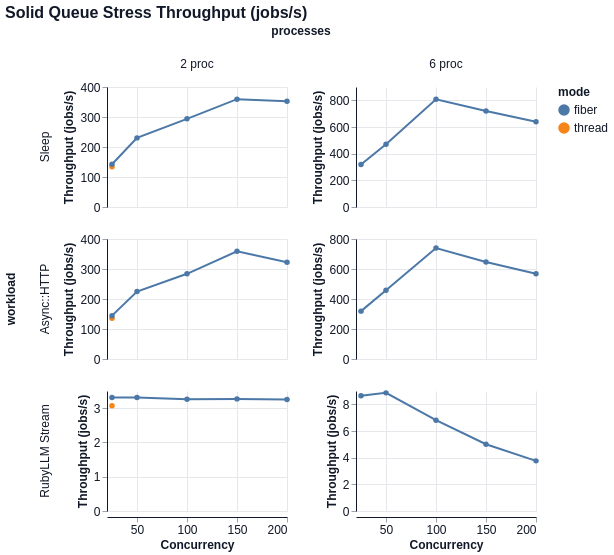

Write the Vega-Lite specification saved for this chart.
### Vega-Lite specification from a JSON file in a GitHub repository (floating-point values rounded to 4 significant figures)
{"$schema": "https://vega.github.io/schema/vega-lite/v6.json", "title": "Solid Queue Stress Throughput (jobs/s)", "width": 180, "height": 120, "data": {"values": [{"workload": "Async::HTTP", "mode": "thread", "concurrency": 25, "processes": "2 proc", "value": 135.8}, {"workload": "Async::HTTP", "mode": "fiber", "concurrency": 25, "processes": "2 proc", "value": 144.5}, {"workload": "Async::HTTP", "mode": "fiber", "concurrency": 50, "processes": "2 proc", "value": 224.7}, {"workload": "Async::HTTP", "mode": "fiber", "concurrency": 100, "processes": "2 proc", "value": 284.0}, {"workload": "Async::HTTP", "mode": "fiber", "concurrency": 150, "processes": "2 proc", "value": 359.3}, {"workload": "Async::HTTP", "mode": "fiber", "concurrency": 200, "processes": "2 proc", "value": 322.3}, {"workload": "Async::HTTP", "mode": "fiber", "concurrency": 25, "processes": "6 proc", "value": 319.1}, {"workload": "Async::HTTP", "mode": "fiber", "concurrency": 50, "processes": "6 proc", "value": 458.0}, {"workload": "Async::HTTP", "mode": "fiber", "concurrency": 100, "processes": "6 proc", "value": 739.5}, {"workload": "Async::HTTP", "mode": "fiber", "concurrency": 150, "processes": "6 proc", "value": 646.2}, {"workload": "Async::HTTP", "mode": "fiber", "concurrency": 200, "processes": "6 proc", "value": 567.7}, {"workload": "RubyLLM Stream", "mode": "thread", "concurrency": 25, "processes": "2 proc", "value": 3.07}, {"workload": "RubyLLM Stream", "mode": "fiber", "concurrency": 25, "processes": "2 proc", "value": 3.31}, {"workload": "RubyLLM Stream", "mode": "fiber", "concurrency": 50, "processes": "2 proc", "value": 3.31}, {"workload": "RubyLLM Stream", "mode": "fiber", "concurrency": 100, "processes": "2 proc", "value": 3.26}, {"workload": "RubyLLM Stream", "mode": "fiber", "concurrency": 150, "processes": "2 proc", "value": 3.27}, {"workload": "RubyLLM Stream", "mode": "fiber", "concurrency": 200, "processes": "2 proc", "value": 3.25}, {"workload": "RubyLLM Stream", "mode": "fiber", "concurrency": 25, "processes": "6 proc", "value": 8.64}, {"workload": "RubyLLM Stream", "mode": "fiber", "concurrency": 50, "processes": "6 proc", "value": 8.86}, {"workload": "RubyLLM Stream", "mode": "fiber", "concurrency": 100, "processes": "6 proc", "value": 6.81}, {"workload": "RubyLLM Stream", "mode": "fiber", "concurrency": 150, "processes": "6 proc", "value": 5.01}, {"workload": "RubyLLM Stream", "mode": "fiber", "concurrency": 200, "processes": "6 proc", "value": 3.76}, {"workload": "Sleep", "mode": "thread", "concurrency": 25, "processes": "2 proc", "value": 134.1}, {"workload": "Sleep", "mode": "fiber", "concurrency": 25, "processes": "2 proc", "value": 142.3}, {"workload": "Sleep", "mode": "fiber", "concurrency": 50, "processes": "2 proc", "value": 230.4}, {"workload": "Sleep", "mode": "fiber", "concurrency": 100, "processes": "2 proc", "value": 294.0}, {"workload": "Sleep", "mode": "fiber", "concurrency": 150, "processes": "2 proc", "value": 359.5}, {"workload": "Sleep", "mode": "fiber", "concurrency": 200, "processes": "2 proc", "value": 352.2}, {"workload": "Sleep", "mode": "fiber", "concurrency": 25, "processes": "6 proc", "value": 319.4}, {"workload": "Sleep", "mode": "fiber", "concurrency": 50, "processes": "6 proc", "value": 470.2}, {"workload": "Sleep", "mode": "fiber", "concurrency": 100, "processes": "6 proc", "value": 807.5}, {"workload": "Sleep", "mode": "fiber", "concurrency": 150, "processes": "6 proc", "value": 720.0}, {"workload": "Sleep", "mode": "fiber", "concurrency": 200, "processes": "6 proc", "value": 639.8}]}, "mark": {"type": "line", "point": true, "tooltip": true}, "encoding": {"x": {"field": "concurrency", "type": "quantitative", "title": "Concurrency"}, "y": {"field": "value", "type": "quantitative", "title": "Throughput (jobs/s)"}, "color": {"field": "mode", "type": "nominal"}, "tooltip": [{"field": "mode", "type": "nominal"}, {"field": "concurrency", "type": "quantitative"}, {"field": "processes", "type": "nominal"}, {"field": "metric", "type": "nominal"}, {"field": "percentile", "type": "nominal"}, {"field": "value", "type": "quantitative"}], "row": {"field": "workload", "type": "nominal", "sort": ["Sleep", "Async::HTTP", "RubyLLM Stream", "CPU"]}, "column": {"field": "processes", "type": "nominal", "sort": null}}, "config": {"background": "white", "axis": {"labelFont": "Helvetica", "titleFont": "Helvetica", "labelFontSize": 12, "titleFontSize": 12, "labelColor": "#111827", "titleColor": "#111827", "domainColor": "#111827", "tickColor": "#9ca3af", "grid": true, "gridColor": "#e5e7eb"}, "header": {"labelFont": "Helvetica", "titleFont": "Helvetica", "labelFontSize": 12, "titleFontSize": 12, "labelColor": "#111827", "titleColor": "#111827"}, "legend": {"labelFont": "Helvetica", "titleFont": "Helvetica", "labelFontSize": 12, "titleFontSize": 12, "labelColor": "#111827", "titleColor": "#111827"}, "title": {"font": "Helvetica", "fontSize": 16, "anchor": "start", "color": "#111827"}, "view": {"stroke": null}}, "resolve": {"scale": {"y": "independent"}}}
